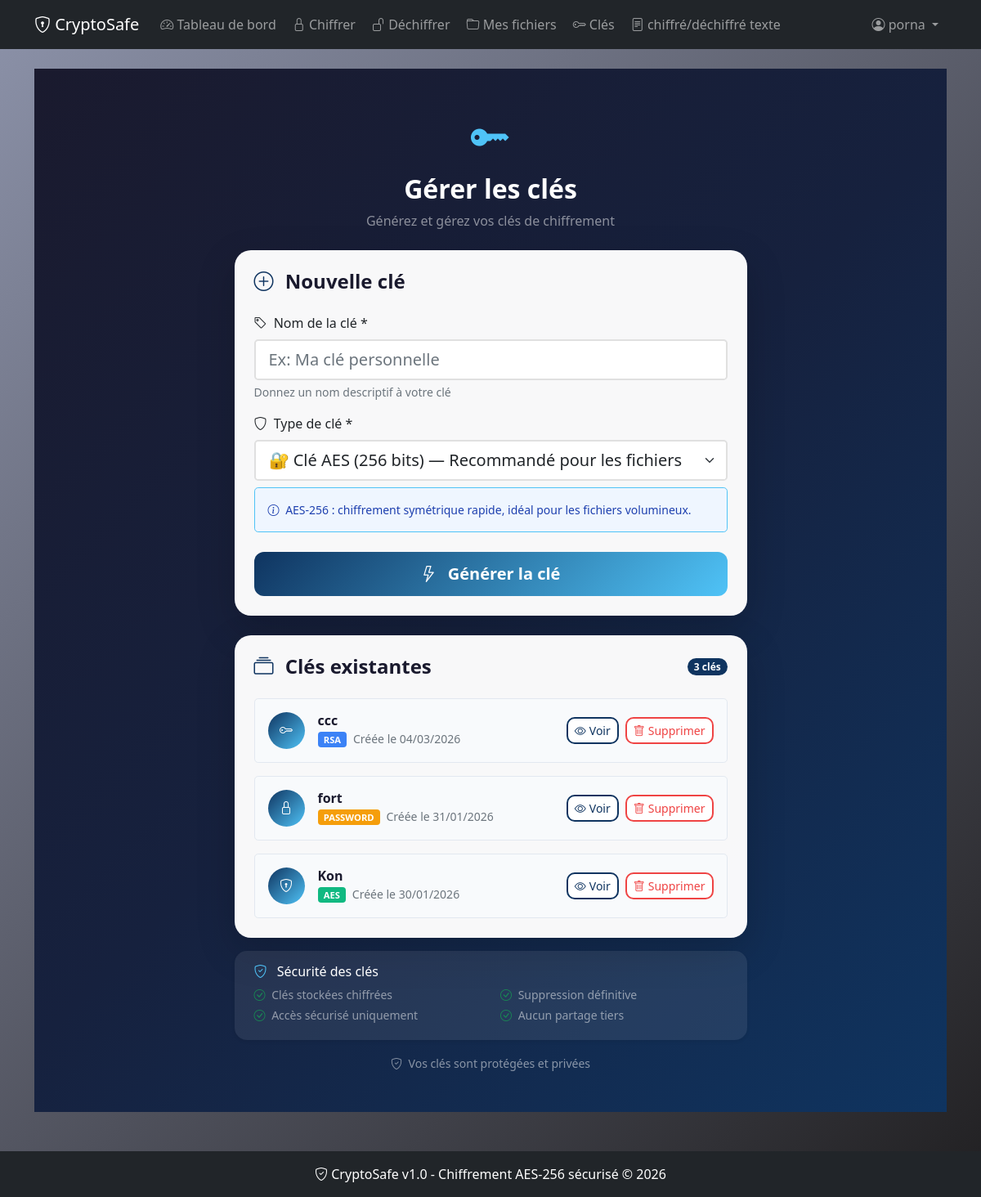
The app's page /keys/ (signed in) with its own data.
### crypto_app/models.py (models this page shows, shortened)
class EncryptionKey(models.Model):
    user = models.ForeignKey(User, on_delete=models.CASCADE)
    name = models.CharField(max_length=100)
    key_type = models.CharField(max_length=20, choices=[
        ('AES', 'AES'), ('RSA', 'RSA'), ('PASSWORD', 'Mot de passe')
    ])
    key_value = models.TextField()
    created_at = models.DateTimeField(auto_now_add=True)
    last_used = models.DateTimeField(null=True, blank=True)
    is_active = models.BooleanField(default=True)
    class Meta:
        verbose_name = "Clé de chiffrement"
        verbose_name_plural = "Clés de chiffrement"
        ordering = ['-created_at']
        indexes = [
            models.Index(fields=['user', '-created_at']),
            models.Index(fields=['user', 'is_active']),
        ]

### crypto_app/views.py (the view)
# urls.py: path('keys/', views.manage_keys, name='manage_keys'),
@login_required
def manage_keys(request):
    if request.method == 'POST':
        form = KeyGenerationForm(request.POST)
        if form.is_valid():
            name = form.cleaned_data['name']
            key_type = form.cleaned_data['key_type']
            if key_type == 'AES':
                key_value = CryptoUtils.generate_aes_key()
            elif key_type == 'RSA':
                key_pair = CryptoUtils.generate_rsa_keypair()
                key_value = json.dumps(key_pair, indent=2)
            else:
                key_value = base64.b64encode(os.urandom(16)).decode()
            EncryptionKey.objects.create(
                user=request.user, name=name, key_type=key_type, key_value=key_value
            )
            messages.success(request, f"Clé '{name}' générée avec succès !")
            return redirect('manage_keys')
    else:
        form = KeyGenerationForm()
    keys = EncryptionKey.objects.filter(user=request.user)
    return render(request, 'crypto_app/keys.html', {'form': form, 'keys': keys})

### crypto_app/forms.py (shortened to what this page needs)
class KeyGenerationForm(forms.Form):
    name = forms.CharField(
        label="Nom de la clé",
        max_length=100,
        widget=forms.TextInput(attrs={
            'class': 'form-control',
            'placeholder': 'Ex: Ma clé personnelle'
        }),
        help_text="Donnez un nom descriptif à votre clé"
    )
    key_type = forms.ChoiceField(
        label="Type de clé",
        choices=[
            ('AES', 'Clé AES (256 bits) - Recommandé pour les fichiers'),
            ('RSA', 'Paire de clés RSA (2048 bits) - Pour la signature'),
            ('PASSWORD', 'Mot de passe fort - Simple et rapide')
        ],
        widget=forms.Select(attrs={'class': 'form-control'})
    )

### crypto_app/templates/crypto_app/keys.html (shortened to what this page needs)
{% extends 'crypto_app/base.html' %}
{% load crispy_forms_tags %}
{% block content %}
<div class="min-vh-100 py-5" style="background: linear-gradient(135deg, #1a1a2e 0%, #16213e 50%, #0f3460 100%);">
    <div class="container">
        <div class="row justify-content-center">
            <div class="col-lg-7">
                <div class="text-center mb-4">
                    <i class="bi bi-key-fill" style="font-size: 3rem; color: #4fc3f7;"></i>
                    <h2 class="fw-bold text-white mt-2">Gérer les clés</h2>
                    <p class="text-white-50">Générez et gérez vos clés de chiffrement</p>
                </div>
                <div class="card border-0 shadow-lg mb-4" style="border-radius: 20px; background: rgba(255,255,255,0.97);">
                    <div class="card-body p-4">
                        <h4 class="fw-bold mb-4" style="color: #1a1a2e;">
                            <i class="bi bi-plus-circle me-2" style="color: #0f3460;"></i>
                            Nouvelle clé
                        </h4>
                        <form method="post">
                            <div class="mb-3">
                                <label for="id_name" class="form-label fw-semibold text-dark">
                                    <i class="bi bi-tag me-1"></i> Nom de la clé *
                                </label>
                                <input type="text"
                                       class="form-control form-control-lg rounded-3"
                                       id="id_name"
                                       name="name"
                                       required
                                       placeholder="Ex: Ma clé personnelle"
                                       style="border: 2px solid #e0e0e0;">
                                <div class="form-text">Donnez un nom descriptif à votre clé</div>
                            </div>
                            <div class="mb-4">
                                <label for="id_key_type" class="form-label fw-semibold text-dark">
                                    <i class="bi bi-shield me-1"></i> Type de clé *
                                </label>
                                <select class="form-select form-select-lg rounded-3"
                                        id="id_key_type"
                                        name="key_type"
                                        style="border: 2px solid #e0e0e0;">
                                    <option value="AES">🔐 Clé AES (256 bits) — Recommandé pour les fichiers</option>
                                </select>
                                <div id="keyTypeInfo" class="mt-2 p-3 rounded-3 small" style="background: #eff6ff; border: 1px solid #4fc3f7; color: #1e40af;">
                                    <i class="bi bi-info-circle me-1"></i>
                                    <span id="keyTypeText">AES-256 : chiffrement symétrique rapide, idéal pour les fichiers volumineux.</span>
                                </div>
                            </div>
                            <div class="d-grid">
                                <button type="submit"
                                        class="btn btn-lg fw-bold text-white"
                                        style="background: linear-gradient(135deg, #0f3460, #4fc3f7); border: none; border-radius: 12px; padding: 12px;">
                                    <i class="bi bi-lightning me-2"></i>
                                    Générer la clé
                                </button>
                            </div>
                        </form>
                    </div>
                </div>
                <div class="card border-0 shadow-lg" style="border-radius: 20px; background: rgba(255,255,255,0.97);">
                    <div class="card-body p-4">
                        <div class="d-flex justify-content-between align-items-center mb-4">
                            <h4 class="fw-bold mb-0" style="color: #1a1a2e;">
                                <i class="bi bi-collection me-2" style="color: #0f3460;"></i>
                                Clés existantes
                            </h4>
                            {% if keys %}
                            <span class="badge rounded-pill" style="background: #0f3460;">
                                {{ keys|length }} clé{{ keys|length|pluralize }}
                            </span>
                            {% endif %}
                        </div>
                        {% if keys %}
                        <div class="d-flex flex-column gap-3">
                            {% for key in keys %}
                            <div class="p-3 rounded-3 d-flex justify-content-between align-items-center"
                                 style="background: #f8fafc; border: 1px solid #e2e8f0; transition: all 0.2s;"
                                 onmouseover="this.style.background='#eff6ff'; this.style.borderColor='#4fc3f7';"
                                 onmouseout="this.style.background='#f8fafc'; this.style.borderColor='#e2e8f0';">
                                <div class="d-flex align-items-center">
                                    <div class="rounded-circle me-3 d-flex align-items-center justify-content-center"
                                         style="width: 45px; height: 45px; background: linear-gradient(135deg, #0f3460, #4fc3f7);">
                                        {% if key.key_type == "AES" %}
                                            <i class="bi bi-shield-lock text-white"></i>
                                        {% elif key.key_type == "RSA" %}
                                            <i class="bi bi-key text-white"></i>
                                        {% else %}
                                            <i class="bi bi-lock text-white"></i>
                                        {% endif %}
                                    </div>
                                    <div>
                                        <h6 class="mb-0 fw-bold" style="color: #1a1a2e;">{{ key.name }}</h6>
                                        <small class="text-muted">
                                            <span class="badge me-1"
                                                  style="background: {% if key.key_type == 'AES' %}#10b981{% elif key.key_type == 'RSA' %}#3b82f6{% else %}#f59e0b{% endif %}; font-size: 0.7rem;">
                                                {{ key.key_type }}
                                            </span>
                                            Créée le {{ key.created_at|date:"d/m/Y" }}
                                        </small>
                                    </div>
                                </div>
                                <div class="d-flex gap-2">
                                    <a href="{% url 'view_key' key.id %}"
                                       class="btn btn-sm fw-semibold"
                                       style="border-radius: 10px; border: 2px solid #0f3460; color: #0f3460; background: white;">
                                        <i class="bi bi-eye me-1"></i>Voir
                                    </a>
                                    <form method="post" action="{% url 'delete_key' key.id %}" class="d-inline"
                                          onsubmit="return confirm('Voulez-vous vraiment supprimer cette clé ?');">
                                        <button type="submit"
                                                class="btn btn-sm fw-semibold"
                                                style="border-radius: 10px; border: 2px solid #ef4444; color: #ef4444; background: white;">
                                            <i class="bi bi-trash me-1"></i>Supprimer
                                        </button>
                                    </form>
                                </div>
                            </div>
                            {% endfor %}
                        </div>
                        {% else %}
                        <div class="text-center py-5">
                            <i class="bi bi-key fs-1 text-muted d-block mb-3"></i>
                            <h6 class="text-muted">Aucune clé disponible</h6>
                            <p class="small text-muted">Générez votre première clé ci-dessus</p>
                        </div>
                        {% endif %}
                    </div>
                </div>
                <div class="card border-0 mt-3 shadow-sm" style="border-radius: 15px; background: rgba(255,255,255,0.08);">
                    <div class="card-body p-3 px-4">
                        <h6 class="text-white mb-2">
                            <i class="bi bi-shield-check me-2" style="color: #4fc3f7;"></i>
                            Sécurité des clés
                        </h6>
                        <div class="row">
                            <div class="col-6">
                                <ul class="list-unstyled small text-white-50 mb-0">
                                    <li class="mb-1"><i class="bi bi-check-circle text-success me-1"></i> Clés stockées chiffrées</li>
                                    <li class="mb-1"><i class="bi bi-check-circle text-success me-1"></i> Accès sécurisé uniquement</li>
                                </ul>
                            </div>
                            <div class="col-6">
                                <ul class="list-unstyled small text-white-50 mb-0">
                                    <li class="mb-1"><i class="bi bi-check-circle text-success me-1"></i> Suppression définitive</li>
                                    <li class="mb-1"><i class="bi bi-check-circle text-success me-1"></i> Aucun partage tiers</li>
                                </ul>
                            </div>
                        </div>
                    </div>
                </div>
                <div class="text-center mt-3">
                    <small class="text-white-50">
                        <i class="bi bi-shield-check me-1"></i>
                        Vos clés sont protégées et privées
                    </small>
                </div>
            </div>
        </div>
    </div>
</div>
{% endblock %}

### crypto_app/templates/crypto_app/base.html (shortened to what this page needs)
<!DOCTYPE html>
<html lang="fr">
<head>
    <link href="https://cdn.jsdelivr.net/npm/bootstrap@5.1.3/dist/css/bootstrap.min.css" rel="stylesheet">
    <link rel="stylesheet" href="https://cdn.jsdelivr.net/npm/bootstrap-icons@1.8.0/font/bootstrap-icons.css">
</head>
<body>
    <nav class="navbar navbar-expand-lg navbar-dark bg-dark">
        <div class="container">
            <a class="navbar-brand" href="{% url 'home' %}">
                <i class="bi bi-shield-lock"></i> CryptoSafe
            </a>
            <div class="collapse navbar-collapse" id="navbarNav">
                <ul class="navbar-nav me-auto">
                    {% if user.is_authenticated %}
                        <li class="nav-item">
                            <a class="nav-link" href="{% url 'dashboard' %}">
                                <i class="bi bi-speedometer2"></i> Tableau de bord
                            </a>
                        </li>
                        <li class="nav-item">
                            <a class="nav-link" href="{% url 'encrypt_file' %}">
                                <i class="bi bi-lock"></i> Chiffrer
                            </a>
                        </li>
                        <li class="nav-item">
                            <a class="nav-link" href="{% url 'decrypt_file' %}">
                                <i class="bi bi-unlock"></i> Déchiffrer
                            </a>
                        </li>
                        <li class="nav-item">
                            <a class="nav-link" href="{% url 'file_list' %}">
                                <i class="bi bi-folder"></i> Mes fichiers
                            </a>
                        </li>
                        <li class="nav-item">
                            <a class="nav-link" href="{% url 'manage_keys' %}">
                                <i class="bi bi-key"></i> Clés
                            </a>
                        </li>
                        <li class="nav-item">
                            <a class="nav-link" href="{% url 'encrypt_text' %}">
                                <i class="bi bi-file-text"></i> chiffré/déchiffré texte
                            </a>
                        </li>
                    {% endif %}
                </ul>
                <ul class="navbar-nav">
                    {% if user.is_authenticated %}
                        <li class="nav-item dropdown">
                            <a class="nav-link dropdown-toggle" href="#" id="navbarDropdown" role="button" data-bs-toggle="dropdown">
                                <i class="bi bi-person-circle"></i> {{ user.username }}
                            </a>
                        </li>
                    {% endif %}
                </ul>
            </div>
        </div>
    </nav>
    <main class="container py-4">
        {% block content %}{% endblock %}
    </main>
    <footer class="bg-dark text-white text-center py-3 mt-4">
        <div class="container">
            <p class="mb-0">
                <i class="bi bi-shield-check"></i> CryptoSafe v1.0 -
                Chiffrement AES-256 sécurisé &copy; {% now "Y" %}
            </p>
        </div>
    </footer>
</body>
</html>

### crypto_app/templates/crypto_app/base.html (style rules this page uses)
body { background: linear-gradient(135deg, #8c92a9 0%, #212022 100%); min-height: 100vh; }
.card { border-radius: 15px; box-shadow: 0 10px 30px rgba(0,0,0,0.2); }
.nav-link { border-radius: 8px; margin: 2px; }

### records on screen
EncryptionKey: name "ccc", key_type "RSA", created_at "04/03/2026"
EncryptionKey: name "fort", key_type "PASSWORD", created_at "31/01/2026"
EncryptionKey: name "Kon", key_type "AES", created_at "30/01/2026"

### other values on screen
{{ user.username }} "porna"
{{ keys|length }} "3"
